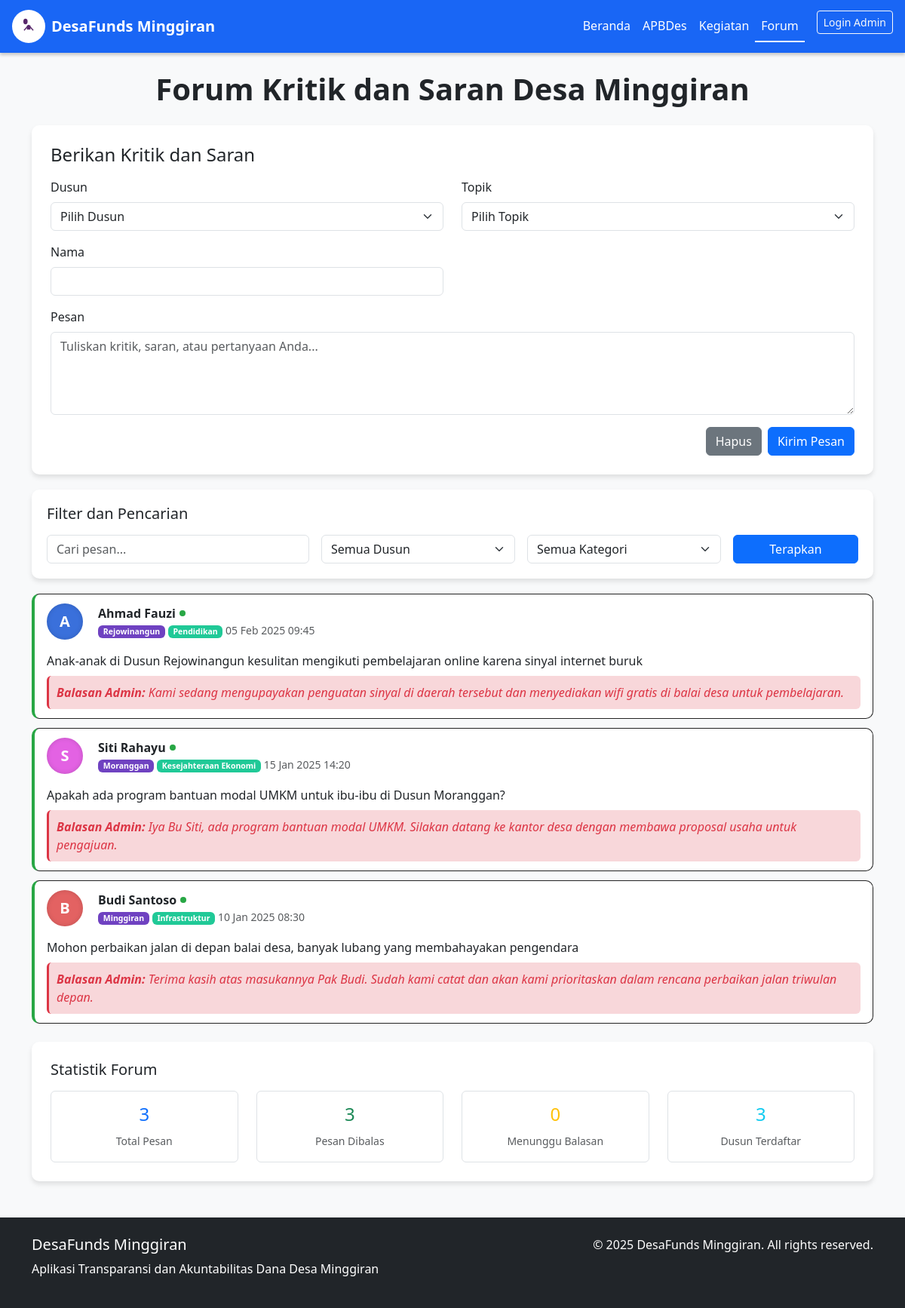
/forum.php, run on the app's committed database.
### tables this page shows
CREATE TABLE IF NOT EXISTS forum_posts (
    id INT AUTO_INCREMENT PRIMARY KEY,
    dusun_id INT NOT NULL,
    kategori_id INT NOT NULL,
    nama VARCHAR(100) NOT NULL,
    pesan TEXT NOT NULL,
    admin_reply TEXT NULL,
    created_at TIMESTAMP DEFAULT CURRENT_TIMESTAMP,
    is_admin_post BOOLEAN DEFAULT FALSE,
    FOREIGN KEY (dusun_id) REFERENCES dusun(id),
    FOREIGN KEY (kategori_id) REFERENCES kategori_forum(id)
);

CREATE TABLE IF NOT EXISTS dusun (
    id INT AUTO_INCREMENT PRIMARY KEY,
    nama_dusun VARCHAR(100) NOT NULL UNIQUE
);

CREATE TABLE IF NOT EXISTS kategori_forum (
    id INT AUTO_INCREMENT PRIMARY KEY,
    nama_kategori VARCHAR(100) NOT NULL UNIQUE
);

### config.php (called while the page is built, shortened)
<?php
function getAvatarClass($name) {
    $firstChar = strtoupper(substr($name, 0, 1));
    $avatarMap = [
        'B' => 'avatar-budi',
        'A' => 'avatar-ani',
        'R' => 'avatar-rina',
        'J' => 'avatar-johan',
        'H' => 'avatar-harji',
        'S' => 'avatar-siti',
        'M' => 'avatar-maya'
    ];
    return $avatarMap[$firstChar] ?? 'avatar-budi';
}
?>

### forum.php (the view, shortened to what this page needs)
<?php
require_once 'config.php';
$is_admin_logged_in = isset($_SESSION['admin_logged_in']) && $_SESSION['admin_logged_in'] === true;
require_once 'config.php';
try {
    $stmt = $pdo->prepare("SELECT * FROM dusun ORDER BY nama_dusun");
    $stmt->execute();
    $dusun_list = $stmt->fetchAll();
} catch(PDOException $e) {
    $error = "Gagal memuat data: " . $e->getMessage();
}
$search = '';
$filter_dusun = '';
$filter_kategori = '';
try {
    $query = "
        SELECT fp.*, d.nama_dusun, kf.nama_kategori
        FROM forum_posts fp
        JOIN dusun d ON fp.dusun_id = d.id
        JOIN kategori_forum kf ON fp.kategori_id = kf.id
        WHERE 1=1
    ";
    $params = [];
    $query .= " ORDER BY fp.created_at DESC";
    $stmt = $pdo->prepare($query);
    $stmt->execute($params);
    $posts = $stmt->fetchAll();
} catch(PDOException $e) {
    $error = "Gagal memuat data forum: " . $e->getMessage();
    $posts = [];
}
?>
<!DOCTYPE html>
<html lang="id">
<head>
    <link href="https://cdn.jsdelivr.net/npm/bootstrap@5.3.0/dist/css/bootstrap.min.css" rel="stylesheet" />
</head>
<body class="bg-light">
    <nav class="navbar navbar-expand-md navbar-custom px-3">
        <a class="navbar-brand d-flex align-items-center fw-bold" href="index.php">
            <div style="width:44px;height:44px;background:#fff;border-radius:50%;display:flex;align-items:center;justify-content:center;margin-right:8px;">
            </div>
            DesaFunds Minggiran
        </a>
        <div class="collapse navbar-collapse" id="navMenu">
            <ul class="navbar-nav ms-auto mb-2 mb-md-0">
                <li class="nav-item"><a class="nav-link" href="index.php">Beranda</a></li>
                <li class="nav-item"><a class="nav-link" href="apbdes.php">APBDes</a></li>
                <li class="nav-item"><a class="nav-link" href="kegiatan.php">Kegiatan</a></li>
                <li class="nav-item"><a class="nav-link active" href="forum.php">Forum</a></li>
                <li class="nav-item">
                    <?php if (!$is_admin_logged_in): ?>
                        <a href="admin_login.php" class="btn btn-outline-light btn-sm ms-3">Login Admin</a>
                    <?php else: ?>
                        <a href="admin_logout.php" class="btn btn-outline-light btn-sm ms-3">Logout Admin</a>
                    <?php endif; ?>
                </li>
            </ul>
        </div>
    </nav>
    <main class="container my-4">
        <h1 class="text-center mb-4 fw-bold">Forum Kritik dan Saran Desa Minggiran</h1>
        <div class="form-container">
            <h4 class="mb-3">Berikan Kritik dan Saran</h4>
            <form id="formKritik" method="POST" aria-label="Form kritik dan saran">
                <div class="row">
                    <div class="col-md-6 mb-3">
                        <label for="dusun_id" class="form-label">Dusun</label>
                        <select class="form-select" id="dusun_id" name="dusun_id" required>
                            <option value="">Pilih Dusun</option>
                        </select>
                    </div>
                    <div class="col-md-6 mb-3">
                        <label for="kategori_id" class="form-label">Topik</label>
                        <select class="form-select" id="kategori_id" name="kategori_id" required>
                            <option value="">Pilih Topik</option>
                        </select>
                    </div>
                </div>
                <div class="row">
                    <div class="col-md-6 mb-3">
                        <label for="nama" class="form-label">Nama</label>
                        <input type="text" class="form-control" id="nama" name="nama" autocomplete="off" required
                               value="<?php echo isset($_POST['nama']) ? htmlspecialchars($_POST['nama']) : ''; ?>">
                    </div>
                    <div class="col-md-12 mb-3">
                        <label for="pesan" class="form-label">Pesan</label>
                        <textarea class="form-control" id="pesan" name="pesan" rows="4" required placeholder="Tuliskan kritik, saran, atau pertanyaan Anda..."></textarea>
                    </div>
                </div>
                <div class="d-flex justify-content-end gap-2">
                    <button type="reset" class="btn btn-secondary">Hapus</button>
                    <button type="submit" name="submit_kritik" class="btn btn-primary">Kirim Pesan</button>
                </div>
            </form>
        </div>
        <div class="filter-container">
            <h5 class="mb-3">Filter dan Pencarian</h5>
            <form method="GET" class="row g-3">
                <div class="col-md-4">
                    <input type="search" name="search" class="form-control" placeholder="Cari pesan..."
                           value="<?php echo htmlspecialchars($search); ?>" aria-label="Cari di forum">
                </div>
                <div class="col-md-3">
                    <select class="form-select" name="dusun">
                        <option value="">Semua Dusun</option>
                    </select>
                </div>
                <div class="col-md-3">
                    <select class="form-select" name="kategori">
                        <option value="">Semua Kategori</option>
                    </select>
                </div>
                <div class="col-md-2">
                    <button type="submit" class="btn btn-primary w-100">Terapkan</button>
                </div>
            </form>
        </div>
        <section id="forumList" role="list" aria-label="Daftar pembahasan forum" class="mb-4">
            <?php if (empty($posts)): ?>
                <div class="text-center text-muted py-5">
                    <?php if (!empty($search) || !empty($filter_dusun) || !empty($filter_kategori)): ?>
                        <h5>Tidak ada pesan yang cocok dengan filter</h5>
                        <p>Coba ubah kriteria pencarian atau filter Anda.</p>
                    <?php else: ?>
                        <h5>Belum ada pembahasan</h5>
                        <p>Jadilah yang pertama memberikan kritik dan saran!</p>
                    <?php endif; ?>
                </div>
            <?php else: ?>
                <?php foreach ($posts as $post): ?>
                    <article class="forum-item d-flex flex-column <?php echo !empty($post['admin_reply']) ? 'has-reply' : ''; ?>" data-id="<?php echo $post['id']; ?>">
                        <div class="d-flex align-items-center mb-2">
                            <div class="d-flex align-items-center flex-grow-1">
                                <div class="avatar <?php echo getAvatarClass($post['nama']); ?>">
                                    <?php echo strtoupper(substr($post['nama'], 0, 1)); ?>
                                </div>
                                <div class="ms-2">
                                    <div class="fw-semibold d-flex align-items-center">
                                        <span><?php echo htmlspecialchars($post['nama']); ?></span>
                                        <?php if (!empty($post['admin_reply'])): ?>
                                            <span class="reply-indicator" title="Sudah dibalas admin"></span>
                                        <?php endif; ?>
                                    </div>
                                    <div class="small text-muted">
                                        <span class="badge badge-dusun"><?php echo htmlspecialchars($post['nama_dusun']); ?></span>
                                        <span class="badge badge-kategori"><?php echo htmlspecialchars($post['nama_kategori']); ?></span>
                                        <span><?php echo date('d M Y H:i', strtotime($post['created_at'])); ?></span>
                                    </div>
                                </div>
                            </div>
                        </div>
                        <div class="mt-2">
                            <p class="mb-2"><?php echo nl2br(htmlspecialchars($post['pesan'])); ?></p>
                            <?php if (!empty($post['admin_reply'])): ?>
                                <div class="admin-reply">
                                    <strong>Balasan Admin:</strong> <?php echo nl2br(htmlspecialchars($post['admin_reply'])); ?>
                                </div>
                            <?php endif; ?>
                        </div>
                    </article>
                <?php endforeach; ?>
            <?php endif; ?>
        </section>
        <div class="form-container">
            <h5 class="mb-3">Statistik Forum</h5>
            <div class="row text-center">
                <div class="col-md-3">
                    <div class="border rounded p-3">
                        <h4 class="text-primary"><?php echo count($posts); ?></h4>
                        <small class="text-muted">Total Pesan</small>
                    </div>
                </div>
                <div class="col-md-3">
                    <div class="border rounded p-3">
                        <h4 class="text-success"><?php echo count(array_filter($posts, function($post) { return !empty($post['admin_reply']); })); ?></h4>
                        <small class="text-muted">Pesan Dibalas</small>
                    </div>
                </div>
                <div class="col-md-3">
                    <div class="border rounded p-3">
                        <h4 class="text-warning"><?php echo count(array_filter($posts, function($post) { return empty($post['admin_reply']); })); ?></h4>
                        <small class="text-muted">Menunggu Balasan</small>
                    </div>
                </div>
                <div class="col-md-3">
                    <div class="border rounded p-3">
                        <h4 class="text-info"><?php echo count($dusun_list); ?></h4>
                        <small class="text-muted">Dusun Terdaftar</small>
                    </div>
                </div>
            </div>
        </div>
    </main>
    <footer class="bg-dark text-white py-4 mt-5">
        <div class="container">
            <div class="row">
                <div class="col-md-6">
                    <h5>DesaFunds Minggiran</h5>
                    <p>Aplikasi Transparansi dan Akuntabilitas Dana Desa Minggiran</p>
                </div>
                <div class="col-md-6 text-end">
                    <p>&copy; 2025 DesaFunds Minggiran. All rights reserved.</p>
                </div>
            </div>
        </div>
    </footer>
</body>
</html>

### forum.php (style rules this page uses)
.navbar-custom { background-color: #1966f5; box-shadow: 0 3px 4px rgba(0, 0, 0, 0.2); }
.navbar-custom .navbar-brand, .navbar-custom .nav-link { color: white; user-select: none; }
.navbar-custom .nav-link.active { border-bottom: 2px solid white; color: white; }
.forum-item { border: 1.6px solid #222; border-radius: 10px; padding: 12px 16px; margin-bottom: 12px; background-color: #fff; transition: all 0.2s ease; }
.avatar { width: 48px; height: 48px; border-radius: 50%; flex-shrink: 0; display: flex; align-items: center; justify-content: center; color: white; font-weight: 600; font-size: 1.25rem; user-select: none; margin-right: 12px; box-shadow: inset 0 0 6px rgba(0, 0, 0, 0.15); }
.avatar-budi { background-color: #e36262; }
.avatar-ani { background-color: #3a70db; }
.avatar-siti { background-color: #e362e3; }
.admin-reply { margin-top: 8px; border-left: 3px solid #dc3545; padding-left: 10px; font-style: italic; color: #dc3545; background-color: #f8d7da; border-radius: 6px; padding: 10px; }
.forum-item.has-reply { border-left: 4px solid #28a745; }
.form-container { background: white; border-radius: 10px; padding: 25px; box-shadow: 0 4px 6px rgba(0, 0, 0, 0.1); margin-bottom: 20px; }
.filter-container { background: white; border-radius: 10px; padding: 20px; box-shadow: 0 4px 6px rgba(0, 0, 0, 0.1); margin-bottom: 20px; }
.reply-indicator { display: inline-block; width: 8px; height: 8px; border-radius: 50%; background-color: #28a745; margin-left: 5px; }
.badge-dusun { background-color: #6f42c1; }
.badge-kategori { background-color: #20c997; }

### data on the page
forum_posts: nama "A", nama "Ahmad Fauzi", dusun.nama_dusun "Rejowinangun", kategori.nama_kategori "Pendidikan", created_at "05 Feb 2025 09:45", pesan "Anak-anak di Dusun Rejowinangun kesulitan mengikuti pembelajaran online karena sinyal internet buruk", admin_reply "Kami sedang mengupayakan penguatan sinyal di daerah tersebut dan menyediakan wifi gratis di balai desa untuk pembelajaran."
forum_posts: nama "S", nama "Siti Rahayu", dusun.nama_dusun "Moranggan", kategori.nama_kategori "Kesejahteraan Ekonomi", created_at "15 Jan 2025 14:20", pesan "Apakah ada program bantuan modal UMKM untuk ibu-ibu di Dusun Moranggan?", admin_reply "Iya Bu Siti, ada program bantuan modal UMKM. Silakan datang ke kantor desa dengan membawa proposal usaha untuk pengajuan."
forum_posts: nama "B", nama "Budi Santoso", dusun.nama_dusun "Minggiran", kategori.nama_kategori "Infrastruktur", created_at "10 Jan 2025 08:30", pesan "Mohon perbaikan jalan di depan balai desa, banyak lubang yang membahayakan pengendara", admin_reply "Terima kasih atas masukannya Pak Budi. Sudah kami catat dan akan kami prioritaskan dalam rencana perbaikan jalan triwulan depan."

### other printed values
count($posts) "3"
count($dusun_list) "3"
